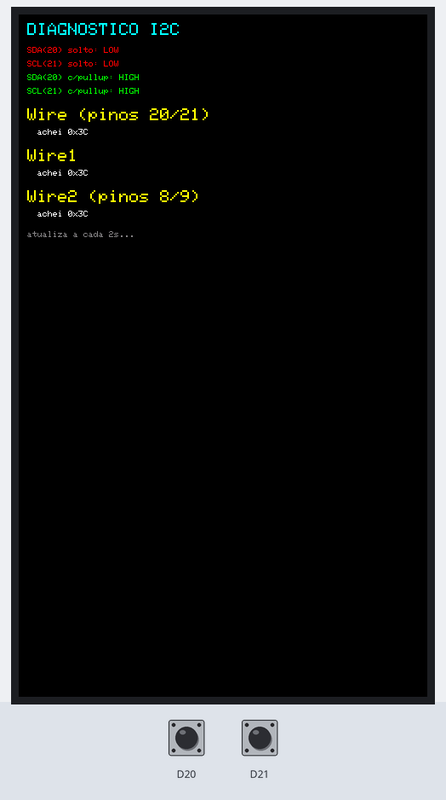
The sketch below on a simulated Arduino Giga R1. On the bench: 480×800 colour display. Inputs (shaded band) come from the test bench; at power-on: D20 HIGH, D21 HIGH.

Above: at 3.6 s.
3.7 s: D20 pulled LOW for 1.4 s
9.2 s: D21 pulled LOW for 1.4 s
At 10.6 s:
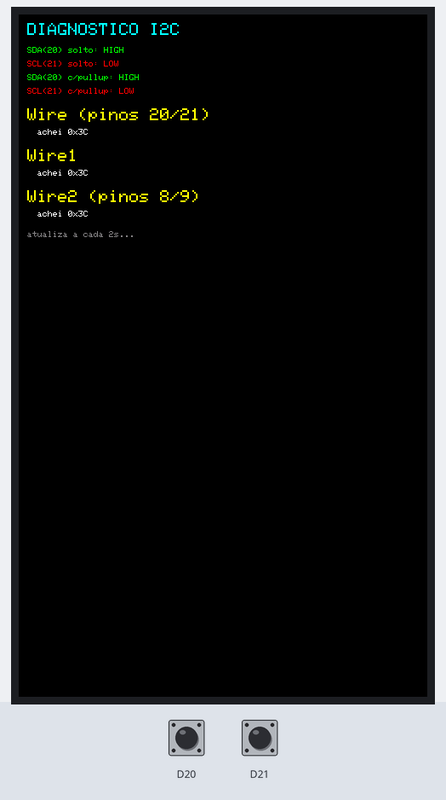
15.0 s: D20 pulled LOW for 1.4 s
At 15.7 s:
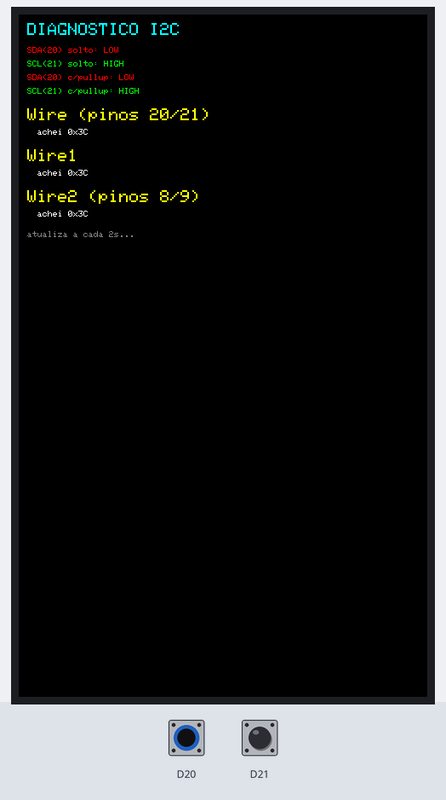
18.9 s: D20 driven LOW and D21 driven LOW
At 20.8 s:
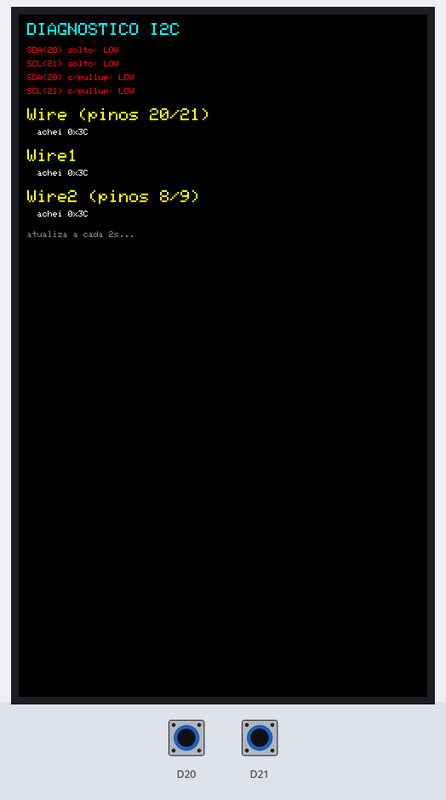
23.3 s: D20 driven HIGH
At 25.9 s:
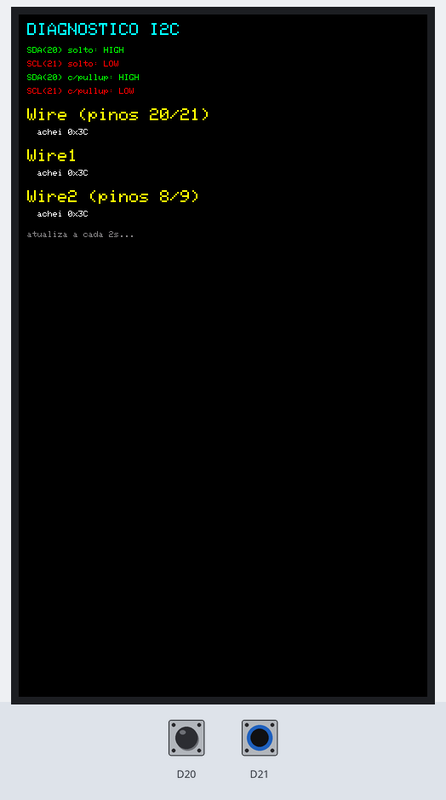
27.7 s: D20 driven LOW
At 31.0 s:
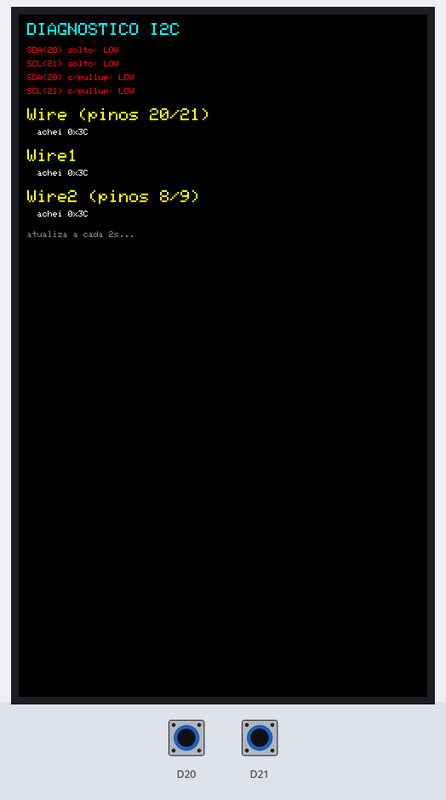
Timing chart, 0 to 32.5 s (numbered marks = the images above; inputs shaded):
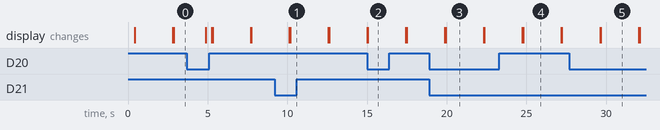

The sketch:

i2c_scan.ino
```cpp
/*
 * DIAGNOSTICO I2C - Arduino GIGA + GIGA Display Shield
 * Mostra na tela:
 *   - Estado das linhas SDA(20)/SCL(21) em repouso (devem estar em HIGH se
 *     houver pull-up e nada segurando a linha).
 *   - Varredura de enderecos em Wire (20/21), Wire1 e Wire2 (8/9).
 *   - Destaca 0x42 (endereco do u-blox SAM-M8Q do MKR GPS).
 *
 * Use so para diagnostico; depois voltamos ao sketch do odometro.
 */
#include <Wire.h>
#include "Arduino_GigaDisplay_GFX.h"

GigaDisplay_GFX gfx;

#define C_BLACK  0x0000
#define C_WHITE  0xFFFF
#define C_GREEN  0x07E0
#define C_RED    0xF800
#define C_YELLOW 0xFFE0
#define C_CYAN   0x07FF
#define C_GREY   0x8410

int Y;

void line(const char* s, uint16_t color, int size = 1) {
  gfx.setTextSize(size);
  gfx.setTextColor(color);
  gfx.setCursor(10, Y);
  gfx.print(s);
  Y += (size == 1) ? 16 : 22;
}

int scanBus(TwoWire &bus, const char* name) {
  char buf[40];
  gfx.setTextSize(2);
  gfx.setTextColor(C_YELLOW);
  gfx.setCursor(10, Y);
  gfx.print(name);
  Y += 24;

  int found = 0;
  for (uint8_t a = 1; a < 127; a++) {
    bus.beginTransmission(a);
    if (bus.endTransmission() == 0) {
      snprintf(buf, sizeof(buf), "  achei 0x%02X%s", a, (a == 0x42) ? "  <-- GPS!" : "");
      line(buf, (a == 0x42) ? C_GREEN : C_WHITE, 1);
      found++;
    }
  }
  if (found == 0) line("  (nenhum dispositivo)", C_RED, 1);
  Y += 8;
  return found;
}

void setup() {
  Serial.begin(115200);
  gfx.begin();
  gfx.setRotation(0);
}

void loop() {
  char buf[48];
  gfx.fillScreen(C_BLACK);
  Y = 10;
  line("DIAGNOSTICO I2C", C_CYAN, 2);
  Y += 6;

  // 1) Nivel das linhas em repouso, SEM pull-up interno (so leitura)
  pinMode(20, INPUT);
  pinMode(21, INPUT);
  delay(2);
  int sdaF = digitalRead(20);
  int sclF = digitalRead(21);
  snprintf(buf, sizeof(buf), "SDA(20) solto: %s", sdaF ? "HIGH" : "LOW");
  line(buf, sdaF ? C_GREEN : C_RED, 1);
  snprintf(buf, sizeof(buf), "SCL(21) solto: %s", sclF ? "HIGH" : "LOW");
  line(buf, sclF ? C_GREEN : C_RED, 1);

  // 2) Com pull-up interno do GIGA
  pinMode(20, INPUT_PULLUP);
  pinMode(21, INPUT_PULLUP);
  delay(2);
  int sdaP = digitalRead(20);
  int sclP = digitalRead(21);
  snprintf(buf, sizeof(buf), "SDA(20) c/pullup: %s", sdaP ? "HIGH" : "LOW");
  line(buf, sdaP ? C_GREEN : C_RED, 1);
  snprintf(buf, sizeof(buf), "SCL(21) c/pullup: %s", sclP ? "HIGH" : "LOW");
  line(buf, sclP ? C_GREEN : C_RED, 1);
  Y += 8;

  // 3) Varredura nos barramentos
  Wire.begin();
  scanBus(Wire, "Wire (pinos 20/21)");

  Wire1.begin();
  scanBus(Wire1, "Wire1");

  Wire2.begin();
  scanBus(Wire2, "Wire2 (pinos 8/9)");

  line("atualiza a cada 2s...", C_GREY, 1);
  delay(2000);
}
```

Measured:
- after the input at 9.2 s, the display: first differs from a run without the input after 0.98 s (image 1)
- after the input at 15.0 s, the display: first differs from a run without the input after 0.05 s (image 2)
- after the input at 18.9 s, the display: first differs from a run without the input after 1.0 s (image 3)
- after the input at 23.3 s, the display: first differs from a run without the input after 1.5 s (image 4)
- after the input at 27.7 s, the display: first differs from a run without the input after 2.0 s (image 5)
- what the display in image 3 shows lasts 2.4 s, from 19.9 s to 22.3 s
